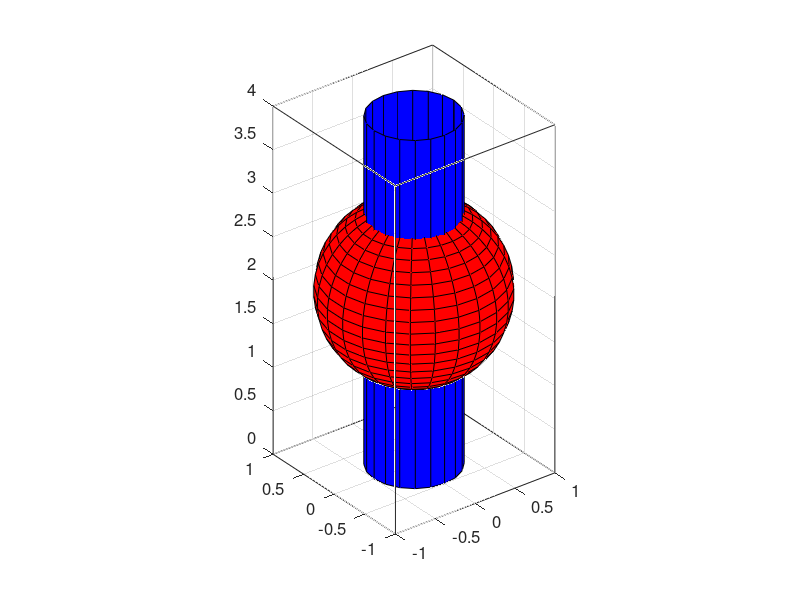
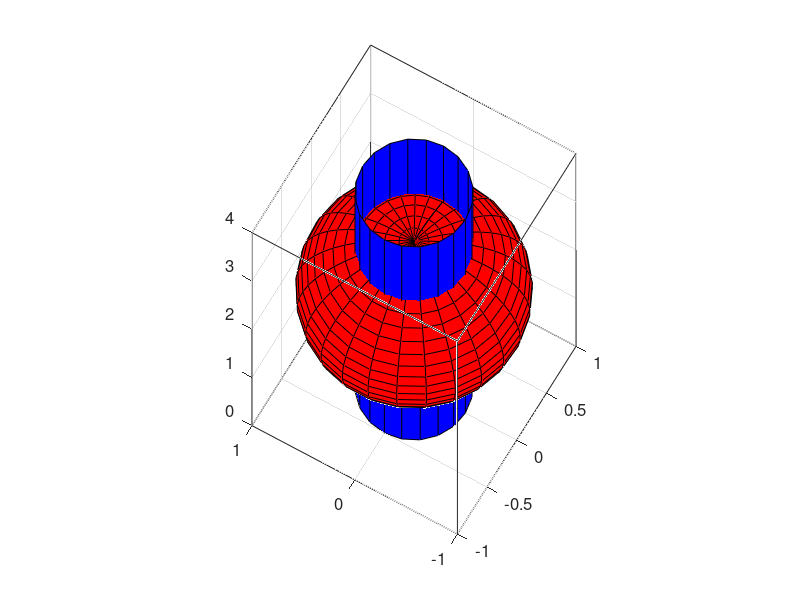

Recreate these plots in MATLAB, in order.
%% ECE 2409-001
%% Homework 9
%% Brendan Burke
clear;clc;close all
Published=datestr(now, 21)

%% PART 1
figure(1)
[x,y,z]=sphere(25);
r=1;
a=0;
b=0;
c=2;
h(1)=surf(x*r+a,y*r+b,z*r+c, 'FaceColor', [1 0 0]);
hold on
axis('equal');

%% PART 2
[x,y,z]=cylinder(0.5);
z=z*4;
h(2)=surf(x,y,z,'FaceColor',[0 0 1]);
%% PART 3
set(gca,'Box','on');
set(gca,'BoxStyle','full');
set(gca,'ztick',[0:0.5:4]);
%set(gca,'xtick',[-1:1:1]);
%set(gca,'ytick',[-1:1:1]);
axis([-1 1 -1 1]);

%% PART 4
set(gca,'FontSize',12);
set(gca,'ztick',[0:0.5:4]);
%set(gca,'xtick',[-1:1:1]);
%set(gca,'ytick',[-1:1:1]);
%set(gca,'YLim',[-1 1]);
%set(gca,'XLim',[-1 1]);
axis([-1 1 -1 1 0 4]);
%% PART 5
figure(2)
az=-60;
el=66;
[x,y,z]=sphere(25);
r=1;
a=0;
b=0;
c=2;
h(1)=surf(x*r+a,y*r+b,z*r+c, 'FaceColor', [1 0 0]);
hold on
axis('equal');
[x,y,z]=cylinder(0.5);
z=z*4;
h(2)=surf(x,y,z,'FaceColor',[0 0 1]);
set(gca,'Box','on');
set(gca,'BoxStyle','full');
set(gca,'FontSize',12);
set(gca,'ztick',[0:1:4]);
set(gca,'xtick',[-1:0.5:1]);
set(gca,'ytick',[-1:1:1]);
%set(gca,'YLim',[-1 1]);
%set(gca,'XLim',[-1 1]);
axis([-1 1 -1 1 0 4]);
view(az,el);